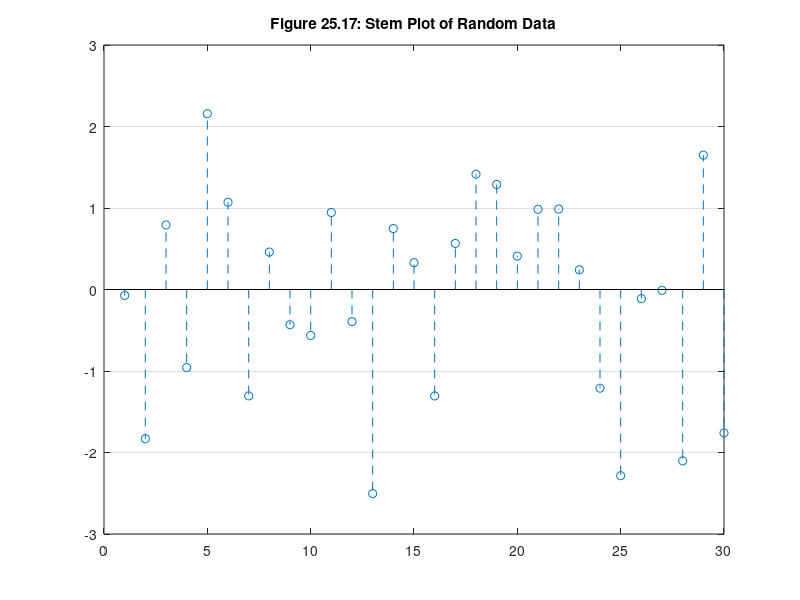

Recreate this plot in MATLAB.
z = randn(30,1); % create some random data
stem(z,'--') % draw a stem plot using dashed linestyle
set(gca,'YGrid','on')
title('Figure 25.17: Stem Plot of Random Data')
